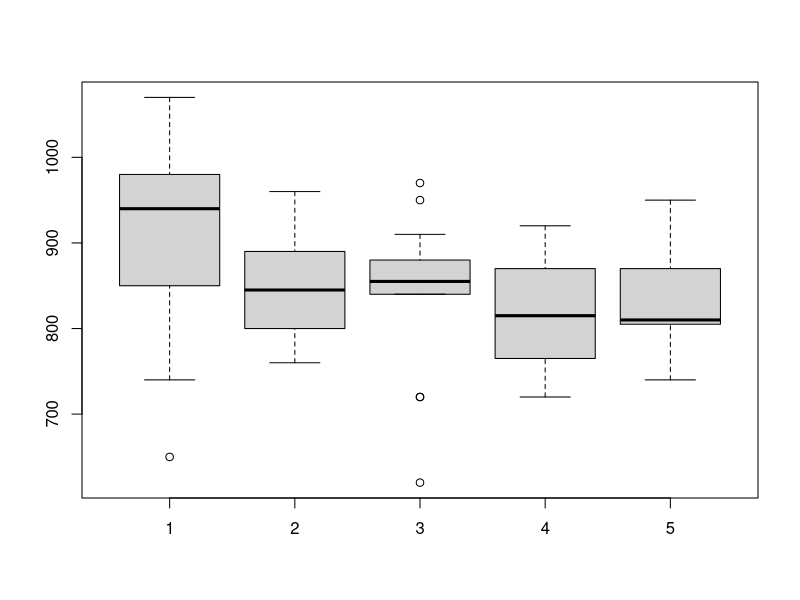

Here is the R script that generated this plot:
trial <- matrix(nrow = 5, ncol = 20)

trial[1,] <- c(
				850, 900, 930, 950, 980, 1000, 930, 760, 1000, 960,
				740, 1070, 850, 980, 880, 980, 650, 810, 1000, 960)
trial[2,] <- c(
				960, 960, 880, 850, 900, 830, 810, 880, 800, 760,
				940, 940, 800, 880, 840, 790, 880, 830, 790, 800)
trial[3,] <- c(
				880, 880, 720, 620, 970, 880, 850, 840, 850, 840,
				880, 860, 720, 860, 950, 910, 870, 840, 840, 840)
trial[4,] <- c(
				890, 810, 800, 760, 750, 910, 890, 880, 840, 850,
				810, 820, 770, 740, 760, 920, 860, 720, 850, 780)
trial[5,] <- c(
				890, 780, 760, 790, 820, 870, 810, 810, 950, 810,
				840, 810, 810, 810, 850, 870, 740, 940, 800, 870)

boxplot(trial[1,], trial[2,], trial[3,], trial[4,], trial[5,])
# Петте проби немаат исто ниво на варијабилност – првата има најголема,
# третата има најмала. Ниту еден пар проби немаат исто ниво на варијабилност
# или ист опсег. Истото важи и за медијаната, но сепак медијаните се поблиски
# кај различните проби, со исклучок на првата која отстапува. Секоја од
# групите (пробите) отстапува од вистинската вредност, но во различна мера.
# Притоа, интересно е да се напомене дека сите вредности се поголеми од
# вистинската вредност. Следуваат отстапувањата на мерите на центрираност
# (средната вредност и медијаната) од вистинската вредност, за секој од
# примероците (за секоја од пробите).

for (i in 1 : 5) {
	print(paste("mean(trial[", i, ",]) = ", mean(trial[i,])))
	print(paste("median(trial[", i, ",]) = ", median(trial[i,])))
	print(paste("mean(trial[", i, ",]) - trueMean = ", mean(trial[i,]),
		" - 734.5 = ", mean(trial[i,]) - 734.5))
	print(paste("median(trial[", i, ",]) - trueMean = ", median(trial[i,]),
		" - 734.5 = ", median(trial[i,]) - 734.5))
}
# Се гледа дека најголемо отстапување имаат средната вредност и медијаната
# за првиот примерок, потоа за вториот и третиот, а најмали отстапувања имаат
# средната вредност и медијаната од четвртиот и петтиот примерок. Ова значи
# дека со текот на времето, со последователното вршење на истиот експеримент,
# вредностите се стабилизирале, односно конвергирале кон вистинската вредност.
# Ова можеби е некаков физички феномен кој се појавува кај инструментите за
# мерење после одреден период на мирување (па затоа со користење на истата
# апаратура последователно, се подобрувала точноста).
